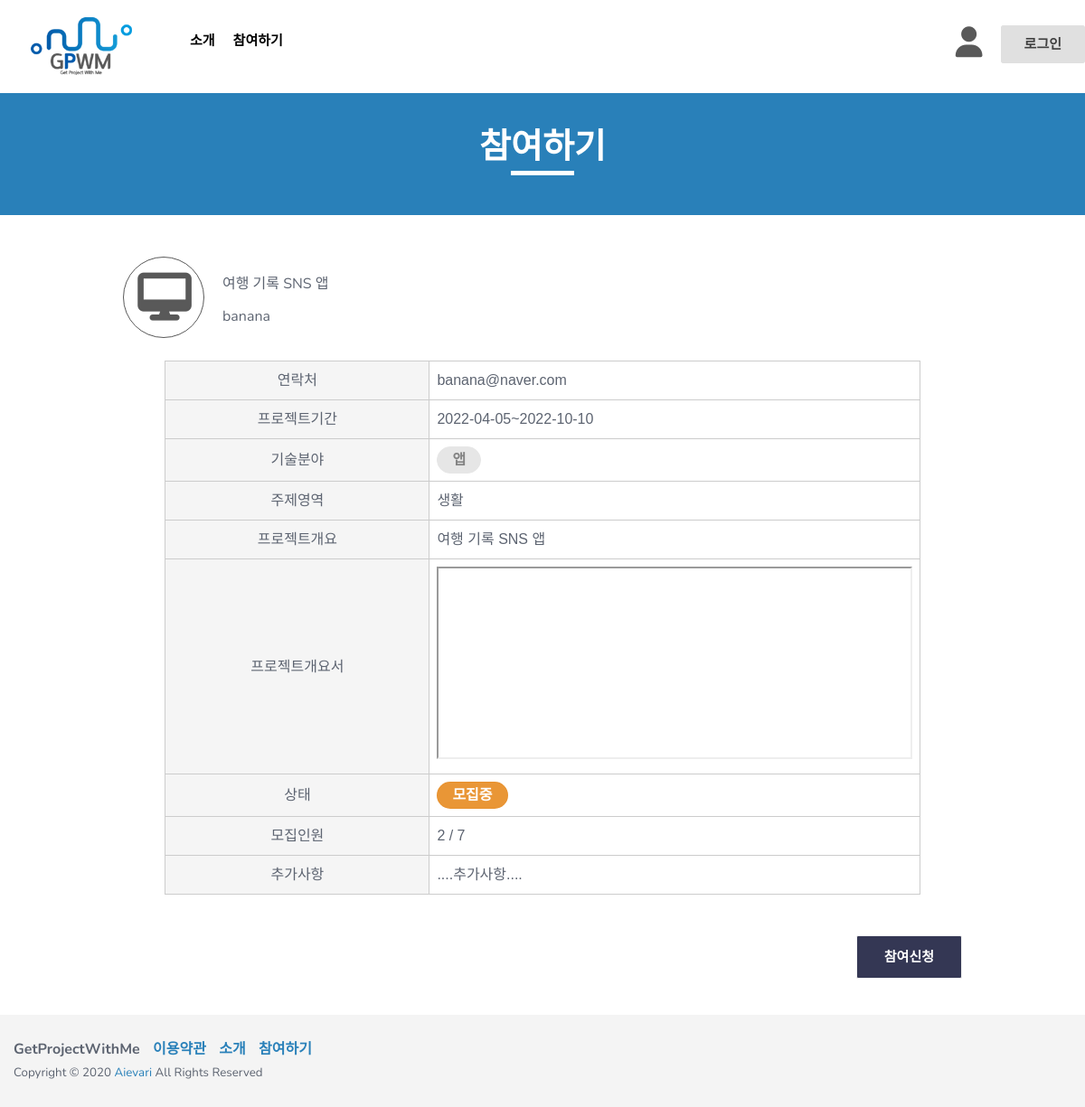
The page /board/posting/1/ on the database its author committed.
### board/models.py (models this page shows, shortened)
class Writing(models.Model):
    TECHNICAL_CHOICES = {
       ('웹', '웹'),
       ('앱', '앱'),
       ('게임', '게임'),
       ('인공지능', '인공지능'),
       ('기타', '기타')
    }
    TOPIC_CHOICES = {
       ('생활', '생활'),
       ('업무', '업무'),
       ('공공/교통', '공공/교통'),
       ('금융/핀테크', '금융/핀테크'),
       ('의료', '의료'),
       ('교육', '교육'),
       ('유통/쇼핑', '유통/쇼핑'),
       ('엔터테인먼트', '엔터테인먼트'),
       ('기타', '기타')
    }
    author = models.ForeignKey(User, on_delete=models.CASCADE, null=False)  # 유저모델과 연결!
    title = models.CharField(max_length=200, default = '') #프로젝트 개요
    email = models.CharField(max_length=30, default = '') #연락처
    technical_field = models.CharField(max_length=80, choices=TECHNICAL_CHOICES, default = '') #기술분야
    topic_area = models.CharField(max_length=80, choices=TOPIC_CHOICES, default = '')#주제영역
    content = models.TextField('프로젝트 개요서 첨부')  # 프로젝트 개요서 첨부
    team = models.CharField(max_length=30, default = '')#모집인원
    create_date = models.DateTimeField(auto_now_add=True)  # 글이 만들어지면 자동 작성.
    modify_date = models.DateTimeField(null=True, blank=True)  # 수정할 때마다 갱신.(뷰에서 제어)

### board/views.py (the view)
# urls.py: path('posting/<int:pk>/', views.posting, name='posting'),
def posting(request, pk):
    post = Writing.objects.get(pk=pk)
    return render(request, 'posting.html', {'post':post})

### board/templates/posting.html (shortened to what this page needs)
<!DOCTYPE html>
<html class="no-js" lang="en">
  <head>
    <link rel="stylesheet" href="/static/css/bootstrap.min.css" />
    <link rel="stylesheet" href="/static/css/owl.carousel.css" />
    <link rel="stylesheet" href="/static/css/owl.transitions.css" />
    <link rel="stylesheet" href="/static/css/animate.css" />
    <link rel="stylesheet" href="/static/css/meanmenu.min.css" />
    <link rel="stylesheet" href="/static/css/font-awesome.min.css" />
    <link rel="stylesheet" href="/static/css/themify-icons.css" />
    <link rel="stylesheet" href="/static/css/flaticon.css" />
    <link rel="stylesheet" href="/static/css/magnific.min.css" />
    <link rel="stylesheet" href="/static/css/style.css" />
    <link rel="stylesheet" href="/static/css/responsive.css" />
  </head>
  <body>
    <header class="header-one">
      <div id="sticker" class="header-area hidden-xs">
        <div class="container">
          <div class="row">
            <div class="col-md-12 col-sm-12">
              <div class="row">
                <div class="col-md-2 col-sm-3">
                  <div class="logo">
                    <a
                      class="navbar-brand page-scroll white-logo"
                      href="{% url "main" %}"
                    >
                      <img src="/static/img/logo/GPWM_logo.png" alt="" />
                    </a>
                  </div>
                </div>
                <div class="col-md-10 col-sm-9">
                  <div class="header-right-link usericonflex">
                    <div class="usericon">
                      <a class="pages iconcolor" href="mypage.html"
                        ><i class="fa-solid fa-user"></i
                      ></a>
                    </div>
                    <div class="loginm">
                        {% if user.is_authenticated %}
                        <a class="s-menu" href="{% url "logout" %}">{{ user.username }}(로그아웃)</a>
                        {% else %}
                        <a class="s-menu" href="{% url "login" %}">로그인</a>
                        {% endif %}
                    </div>
                  </div>
                  <nav class="navbar navbar-default">
                    <div class="collapse navbar-collapse" id="navbar-example">
                      <div class="main-menu">
                        <ul class="nav navbar-nav navbar-right">
                          <li>
                            <a class="pages" href="{% url "introduce" %}">소개</a>
                          </li>
                          <li>
                            <a href="{% url "list" %}">참여하기</a>
                          </li>
                        </ul>
                      </div>
                    </div>
                  </nav>
                </div>
              </div>
            </div>
          </div>
        </div>
      </div>
    </header>
    <div class="page-area">
      <div class="breadcumb-overlay"></div>
      <div class="container">
        <div class="row">
          <div class="col-md-12 col-sm-12 col-xs-12">
            <div class="breadcrumb text-center">
              <div class="section-headline white-headline">
                <h3>참여하기</h3>
                <hr />
              </div>
            </div>
          </div>
        </div>
      </div>
    </div>
    <div class="support-service-area fix prostart">
      <div class="container conwidth">
        <div class="row">
          <div>
            <a class="support-images" href="#"
              ><i class="fa-solid fa-desktop cateicon"></i
            ></a>
            <p class="protitle">{{post.title}}</p>
            <p class="protitle proname">{{post.author}}</p>
          </div>
        </div>
      </div>
    </div>
    <div class="support-service-area fix prostart">
      <div class="container conwidth">
        <div class="row">
          <div class="col-md-12 col-sm-12 col-xs-12">
            <div class="deposite-content">
              <div class="diposite-box">
                <div class="deposite-table">
                  <table>
                    <tr>
                        <td>연락처</td>
                        <td class="tdright">{{post.email}}</td>
                      </tr>
                    <tr>
                      <td>프로젝트기간</td>
                      <td class="tdright">2022-04-05~2022-10-10</td>
                    </tr>
                    <tr>
                      <td>기술분야</td>
                      <td class="tdright">
                        <h6 class="catename procate">{{post.technical_field}}</h6>
                      </td>
                    </tr>
                    <tr>
                      <td>주제영역</td>
                      <td class="tdright">{{post.topic_area}}</td>
                    </tr>
                    <tr>
                      <td>프로젝트개요</td>
                      <td class="tdright">{{post.title}}</td>
                    </tr>
                    <tr>
                      <td>프로젝트개요서</td>
                      <td class="tdright profile_pdf">
                        <iframe
                          src="/static/img/project/개요서.pdf"
                          style="width: 100%; height: 100%"
                        ></iframe>
                      </td>
                    </tr>
                    <tr>
                      <td>상태</td>
                      <td class="tdright">
                        <h6 class="recruit procate">모집중</h6>
                      </td>
                    </tr>
                    <tr>
                      <td>모집인원</td>
                      <td class="tdright">2 / {{post.team}}</td>
                    </tr>
                    <tr>
                      <td>추가사항</td>
                      <td class="tdright">....추가사항....</td>
                    </tr>
                  </table>
                </div>
              </div>
            </div>
          </div>
        </div>
        <div class="col-md-12 col-sm-12 col-xs-12 disf">
          <a id="signup" class="login-btn proenroll pad" href="{% url "participate" %}"
            >참여신청</a
          >
        </div>
      </div>
    </div>
    <footer class="footer1">
      <div class="footer-area-bottom">
        <div class="container">
          <div class="row">
            <div class="col-md-6 col-sm-6 col-xs-12">
              <div class="copyright">
                <p class="fontwei">
                  <span>GetProjectWithMe</span>
                  <span><a href="#" class="colorblue">이용약관</a></span>
                  <span
                    ><a href="{% url "introduce" %}" class="colorblue">소개</a></span
                  >
                  <span
                    ><a href="{% url "list" %}" class="colorblue">참여하기</a></span
                  >
                </p>
                <p class="txtsiz">
                  Copyright © 2020
                  <a href="#">Aievari</a> All Rights Reserved
                </p>
              </div>
            </div>
          </div>
        </div>
      </div>
    </footer>
  </body>
</html>

### loginapp/static/css/responsive.css (style rules this page uses)
@media (min-width: 992px) and (max-width: 1269px) { .header-right-link { margin-left: 10px; } }
@media (min-width: 992px) and (max-width: 1269px) { .main-menu ul.navbar-nav li a { font-size: 15px; padding: 35px 10px; } }
@media (min-width: 992px) and (max-width: 1269px) { .diposite-box { width: 90%; } }

### rows shown on the page
Writing: title "여행 기록 SNS 앱", author "banana", email "banana@naver.com", technical_field "앱", topic_area "생활", team "7"
